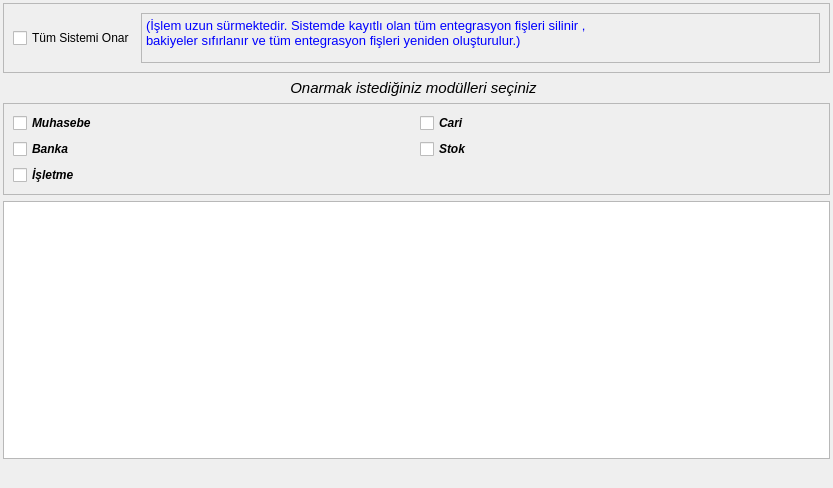
<?xml version="1.0" encoding="UTF-8"?>
<ui version="4.0">
 <class>E9_ONAR_BATCH</class>
 <widget class="QDialog" name="E9_ONAR_BATCH">
  <property name="geometry">
   <rect>
    <x>0</x>
    <y>0</y>
    <width>833</width>
    <height>488</height>
   </rect>
  </property>
  <property name="sizePolicy">
   <sizepolicy hsizetype="Expanding" vsizetype="Expanding">
    <horstretch>0</horstretch>
    <verstretch>0</verstretch>
   </sizepolicy>
  </property>
  <property name="maximumSize">
   <size>
    <width>946</width>
    <height>488</height>
   </size>
  </property>
  <property name="windowTitle">
   <string>E9 ONAR</string>
  </property>
  <layout class="QGridLayout" name="gridLayout_2" rowstretch="20,0,0,0,0" columnstretch="99,0">
   <property name="margin">
    <number>3</number>
   </property>
   <item row="0" column="0" colspan="2">
    <widget class="QFrame" name="frame_tum_sistemi_onar">
     <property name="sizePolicy">
      <sizepolicy hsizetype="Expanding" vsizetype="Fixed">
       <horstretch>0</horstretch>
       <verstretch>0</verstretch>
      </sizepolicy>
     </property>
     <property name="frameShape">
      <enum>QFrame::StyledPanel</enum>
     </property>
     <property name="frameShadow">
      <enum>QFrame::Raised</enum>
     </property>
     <layout class="QGridLayout" name="gridLayout_4">
      <item row="0" column="0">
       <widget class="QCheckBox" name="checkBox_tum_sistemi_onar">
        <property name="styleSheet">
         <string notr="true">font: 11pt &quot;Sans Serif&quot;;
color: rgb(0, 0, 0);</string>
        </property>
        <property name="text">
         <string>Tüm Sistemi Onar</string>
        </property>
       </widget>
      </item>
      <item row="0" column="1">
       <widget class="QTextEdit" name="textEdit">
        <property name="enabled">
         <bool>false</bool>
        </property>
        <property name="maximumSize">
         <size>
          <width>16777215</width>
          <height>50</height>
         </size>
        </property>
        <property name="focusPolicy">
         <enum>Qt::NoFocus</enum>
        </property>
        <property name="styleSheet">
         <string notr="true">
color: rgb(0, 0, 255);</string>
        </property>
        <property name="readOnly">
         <bool>true</bool>
        </property>
        <property name="html">
         <string>&lt;!DOCTYPE HTML PUBLIC &quot;-//W3C//DTD HTML 4.0//EN&quot; &quot;http://www.w3.org/TR/REC-html40/strict.dtd&quot;&gt;
&lt;html&gt;&lt;head&gt;&lt;meta name=&quot;qrichtext&quot; content=&quot;1&quot; /&gt;&lt;style type=&quot;text/css&quot;&gt;
p, li { white-space: pre-wrap; }
&lt;/style&gt;&lt;/head&gt;&lt;body style=&quot; font-family:'Sans Serif'; font-size:9pt; font-weight:400; font-style:normal;&quot;&gt;
&lt;p align=&quot;justify&quot; style=&quot; margin-top:0px; margin-bottom:0px; margin-left:0px; margin-right:0px; -qt-block-indent:0; text-indent:0px;&quot;&gt;&lt;span style=&quot; font-size:10pt;&quot;&gt;(İşlem uzun sürmektedir. Sistemde kayıtlı olan tüm entegrasyon fişleri silinir , &lt;/span&gt;&lt;/p&gt;
&lt;p align=&quot;justify&quot; style=&quot; margin-top:0px; margin-bottom:0px; margin-left:0px; margin-right:0px; -qt-block-indent:0; text-indent:0px;&quot;&gt;&lt;span style=&quot; font-size:10pt;&quot;&gt;bakiyeler sıfırlanır ve tüm entegrasyon fişleri yeniden oluşturulur.)&lt;/span&gt;&lt;/p&gt;&lt;/body&gt;&lt;/html&gt;</string>
        </property>
       </widget>
      </item>
     </layout>
    </widget>
   </item>
   <item row="1" column="0">
    <widget class="QLabel" name="label_moduller">
     <property name="font">
      <font>
       <pointsize>11</pointsize>
       <weight>50</weight>
       <italic>true</italic>
       <bold>false</bold>
      </font>
     </property>
     <property name="text">
      <string>Onarmak istediğiniz modülleri seçiniz</string>
     </property>
     <property name="alignment">
      <set>Qt::AlignCenter</set>
     </property>
    </widget>
   </item>
   <item row="4" column="0">
    <spacer name="horizontalSpacer">
     <property name="orientation">
      <enum>Qt::Horizontal</enum>
     </property>
     <property name="sizeHint" stdset="0">
      <size>
       <width>525</width>
       <height>20</height>
      </size>
     </property>
    </spacer>
   </item>
   <item row="4" column="1">
    <widget class="QWidget" name="widget_batch_buttons" native="true"/>
   </item>
   <item row="2" column="0" colspan="2">
    <widget class="QFrame" name="frame_moduller">
     <property name="sizePolicy">
      <sizepolicy hsizetype="Expanding" vsizetype="Fixed">
       <horstretch>0</horstretch>
       <verstretch>0</verstretch>
      </sizepolicy>
     </property>
     <property name="minimumSize">
      <size>
       <width>827</width>
       <height>88</height>
      </size>
     </property>
     <property name="frameShape">
      <enum>QFrame::StyledPanel</enum>
     </property>
     <property name="frameShadow">
      <enum>QFrame::Raised</enum>
     </property>
     <layout class="QGridLayout" name="gridLayout_3">
      <item row="0" column="0">
       <layout class="QGridLayout" name="gridLayout">
        <item row="0" column="0">
         <layout class="QHBoxLayout" name="horizontalLayout">
          <item>
           <widget class="QCheckBox" name="checkBox_muhasebe_modulu">
            <property name="sizePolicy">
             <sizepolicy hsizetype="Fixed" vsizetype="Fixed">
              <horstretch>0</horstretch>
              <verstretch>0</verstretch>
             </sizepolicy>
            </property>
            <property name="font">
             <font>
              <weight>75</weight>
              <italic>true</italic>
              <bold>true</bold>
             </font>
            </property>
            <property name="text">
             <string>Muhasebe</string>
            </property>
           </widget>
          </item>
          <item>
           <spacer name="horizontalSpacer_2">
            <property name="orientation">
             <enum>Qt::Horizontal</enum>
            </property>
            <property name="sizeHint" stdset="0">
             <size>
              <width>40</width>
              <height>13</height>
             </size>
            </property>
           </spacer>
          </item>
         </layout>
        </item>
        <item row="0" column="1">
         <layout class="QHBoxLayout" name="horizontalLayout_4">
          <item>
           <widget class="QCheckBox" name="checkBox_cari_modulu">
            <property name="sizePolicy">
             <sizepolicy hsizetype="Fixed" vsizetype="Fixed">
              <horstretch>0</horstretch>
              <verstretch>0</verstretch>
             </sizepolicy>
            </property>
            <property name="font">
             <font>
              <weight>75</weight>
              <italic>true</italic>
              <bold>true</bold>
             </font>
            </property>
            <property name="text">
             <string>Cari</string>
            </property>
           </widget>
          </item>
          <item>
           <spacer name="horizontalSpacer_5">
            <property name="orientation">
             <enum>Qt::Horizontal</enum>
            </property>
            <property name="sizeHint" stdset="0">
             <size>
              <width>40</width>
              <height>20</height>
             </size>
            </property>
           </spacer>
          </item>
         </layout>
        </item>
        <item row="1" column="0">
         <layout class="QHBoxLayout" name="horizontalLayout_2">
          <item>
           <widget class="QCheckBox" name="checkBox_banka_modulu">
            <property name="sizePolicy">
             <sizepolicy hsizetype="Fixed" vsizetype="Fixed">
              <horstretch>0</horstretch>
              <verstretch>0</verstretch>
             </sizepolicy>
            </property>
            <property name="font">
             <font>
              <weight>75</weight>
              <italic>true</italic>
              <bold>true</bold>
             </font>
            </property>
            <property name="text">
             <string>Banka</string>
            </property>
           </widget>
          </item>
          <item>
           <spacer name="horizontalSpacer_3">
            <property name="orientation">
             <enum>Qt::Horizontal</enum>
            </property>
            <property name="sizeHint" stdset="0">
             <size>
              <width>40</width>
              <height>13</height>
             </size>
            </property>
           </spacer>
          </item>
         </layout>
        </item>
        <item row="1" column="1">
         <layout class="QHBoxLayout" name="horizontalLayout_5">
          <item>
           <widget class="QCheckBox" name="checkBox_stok_modulu">
            <property name="sizePolicy">
             <sizepolicy hsizetype="Fixed" vsizetype="Fixed">
              <horstretch>0</horstretch>
              <verstretch>0</verstretch>
             </sizepolicy>
            </property>
            <property name="font">
             <font>
              <weight>75</weight>
              <italic>true</italic>
              <bold>true</bold>
             </font>
            </property>
            <property name="text">
             <string>Stok</string>
            </property>
           </widget>
          </item>
          <item>
           <spacer name="horizontalSpacer_6">
            <property name="orientation">
             <enum>Qt::Horizontal</enum>
            </property>
            <property name="sizeHint" stdset="0">
             <size>
              <width>40</width>
              <height>20</height>
             </size>
            </property>
           </spacer>
          </item>
         </layout>
        </item>
        <item row="2" column="0">
         <layout class="QHBoxLayout" name="horizontalLayout_3">
          <item>
           <widget class="QCheckBox" name="checkBox_isletme_modulu">
            <property name="sizePolicy">
             <sizepolicy hsizetype="Fixed" vsizetype="Fixed">
              <horstretch>0</horstretch>
              <verstretch>0</verstretch>
             </sizepolicy>
            </property>
            <property name="font">
             <font>
              <weight>75</weight>
              <italic>true</italic>
              <bold>true</bold>
             </font>
            </property>
            <property name="text">
             <string>İşletme</string>
            </property>
           </widget>
          </item>
          <item>
           <spacer name="horizontalSpacer_4">
            <property name="orientation">
             <enum>Qt::Horizontal</enum>
            </property>
            <property name="sizeHint" stdset="0">
             <size>
              <width>40</width>
              <height>20</height>
             </size>
            </property>
           </spacer>
          </item>
         </layout>
        </item>
       </layout>
      </item>
     </layout>
    </widget>
   </item>
   <item row="3" column="0" colspan="2">
    <widget class="QTextEdit" name="textEdit_aciklama">
     <property name="focusPolicy">
      <enum>Qt::NoFocus</enum>
     </property>
     <property name="readOnly">
      <bool>true</bool>
     </property>
    </widget>
   </item>
  </layout>
 </widget>
 <tabstops>
  <tabstop>checkBox_tum_sistemi_onar</tabstop>
  <tabstop>checkBox_muhasebe_modulu</tabstop>
  <tabstop>checkBox_cari_modulu</tabstop>
  <tabstop>checkBox_banka_modulu</tabstop>
  <tabstop>checkBox_stok_modulu</tabstop>
  <tabstop>checkBox_isletme_modulu</tabstop>
  <tabstop>textEdit</tabstop>
  <tabstop>textEdit_aciklama</tabstop>
 </tabstops>
 <resources/>
 <connections/>
</ui>
